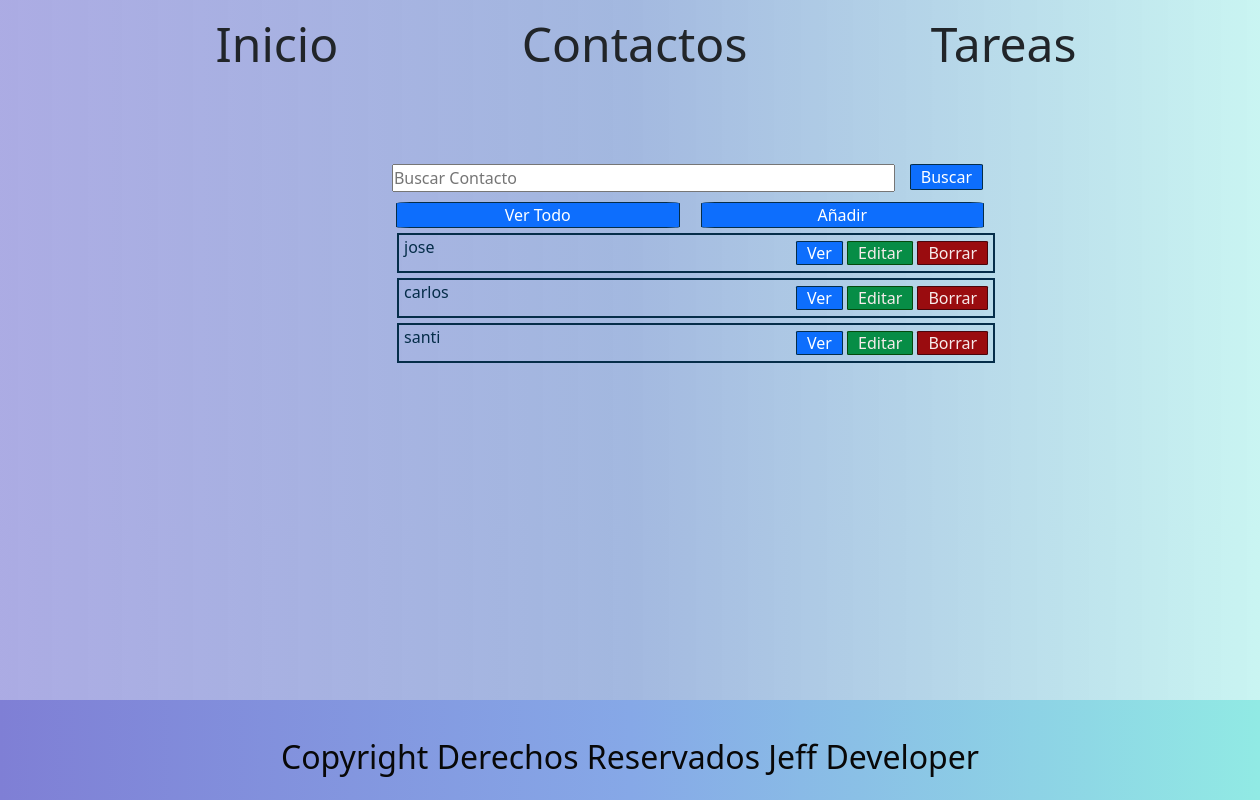
/contactos/, run on the app's committed database.
### contactos/models.py (models this page shows)
class Contactos(models.Model):
    name = models.CharField(max_length=50, blank= False, null= False)
    last_name = models.CharField(max_length=50, blank= True, null= True)
    phone = models.CharField(max_length=12, blank= True, null=True )
    mobile = models.CharField(max_length=12, blank=False , null=False )
    email = models.EmailField()
    company = models.CharField(max_length=20, blank= True, null= True)
    date = models.DateField(default= date.today)
    notes =models.TextField(blank=True, null=True)
    def __str__(self):
        return self.name

### contactos/views.py (the view)
# urls.py: path('', views.index, name='contactos'),
def index(request):
    contacto = Contactos.objects.filter(name__contains=request.GET.get('Buscar', ''))
    context = {
        'contacto': contacto
    }
    return render(request, 'contactos/index.html', context)

### Templates/Contactos/index.html (shortened to what this page needs)
{% extends 'layout/base.html' %}
{% load static %}
{% block 'content' %}
    <form class="container" action="{% url 'contactos' %}" method="GET">
        <input type="text" name="Buscar" placeholder="Buscar Contacto" class="place">
        <input type="submit" value="Buscar" class="botonbus" >
    </form>
    <div class="reseteo">
        <a href="{% url 'contactos' %}" class="botonver">Ver Todo</a>
        <a href="{% url 'contactos_create' %}" class="botonañadir">Añadir</a>
    </div>
    <ul class="lista-1">
        {% for contactos in contacto %}
        <li>{{contactos}}
            <span class="boton">
                <a href="{% url 'contactos_view' contactos.id %}" class="boton1">Ver</a>
                <a href="{% url 'contactos_edit' contactos.id %}" class="boton2">Editar</a>
                <a href="{% url 'contactos_delete' contactos.id %}" class="boton3">Borrar</a>
            </span>
        </li>
        {% endfor %}
    </ul>
{% endblock %}

### static/css/styles.css (style rules this page uses)
:root { --color-primary: rgb(247, 236, 236); --color-secondary: #0D6EFD; --color-body: #052D49; }
* { margin: 0; padding: 0; box-sizing: border-box; }
a { text-decoration: none; color: var(--color-primary); }
body { background-image: linear-gradient(to right,#7f7fd5a6,#6085c994,#91eae47c); }
.lista-1 { width: 50%; }
.lista-1 li { color:var(--color-body); border: solid 2px; margin-top: 5px; width: 100%; list-style: none; padding-left: 5px; text-decoration: none; height: 40px; font-size: 1rem; }
.boton { float: right; padding-right: 5px; padding-top: 6px; }
.boton1 { text-decoration: none; color: white; border-radius: 5%; border: solid 1px; border-color: #052D49; padding-left: 10px; padding-right: 10px; background-color: #0D6EFD; }
.boton2 { border-radius: 5%; border: solid 1px; border-color: #05490c; padding-left: 10px; padding-right: 10px; background-color: #078d46; }
.boton3 { border-radius: 5%; border: solid 1px; border-color: #49050c; padding-left: 10px; padding-right: 10px; background-color: #9a0c0f; }
.container { width: 50%; position: relative; justify-content: center; text-align: center; align-items: center; margin-bottom: 10px; margin-top: 10px; }
.place { width: 83%; }
.botonbus { float: right; color: white; border-radius: 5%; border: solid 1px; border-color: #052D49; padding-left: 10px; padding-right: 10px; background-color: #0D6EFD; }
.reseteo { width: 50%; margin-left: 20px; display: flex; align-items: flex; justify-content: space-evenly; }
.botonver { text-align: center; color: white; border-radius: 5%; border: solid 1px; border-color: #052D49; width: 45%; background-color: #0D6EFD; }
.botonañadir { text-align: center; color: white; border-radius: 5%; border: solid 1px; border-color: #052D49; width: 45%; background-color: #0D6EFD; }

### data on the page
Contactos: name "jose"
Contactos: name "carlos"
Contactos: name "santi"
